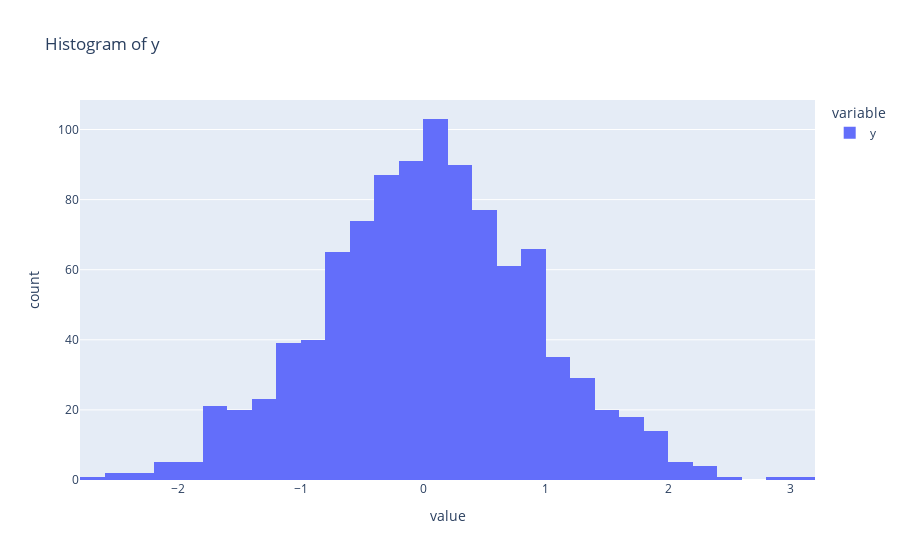

Notebook cell for this chart:
### Code cell
pitch_data.show_y_location_hist("pitch_y")

### Figure 1 — Plotly figure (JSON) as saved in the notebook; plotly's stock layout.template omitted (floating-point values rounded to 4 significant figures; data arrays with more than 128 entries replaced by an {"elided": "..."} marker saying what was removed)
{"data": [{"alignmentgroup": "True", "bingroup": "x", "hovertemplate": "variable=y<br>value=%{x}<br>count=%{y}<extra></extra>", "legendgroup": "y", "marker": {"color": "#636efa", "pattern": {"shape": ""}}, "name": "y", "offsetgroup": "y", "orientation": "v", "showlegend": true, "type": "histogram", "x": {"elided": "1000 float values"}, "xaxis": "x", "yaxis": "y"}], "layout": {"barmode": "relative", "legend": {"title": {"text": "variable"}, "tracegroupgap": 0}, "title": {"text": "Histogram of y"}, "xaxis": {"anchor": "y", "domain": [0, 1], "title": {"text": "value"}}, "yaxis": {"anchor": "x", "domain": [0, 1], "title": {"text": "count"}}}}
